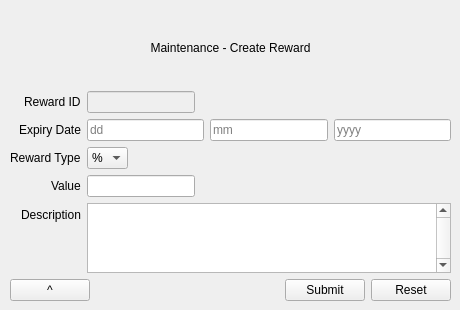
<?xml version="1.0" encoding="UTF-8"?>
<ui version="4.0">
 <class>RewardCreate</class>
 <widget class="QWidget" name="RewardCreate">
  <property name="geometry">
   <rect>
    <x>0</x>
    <y>0</y>
    <width>460</width>
    <height>310</height>
   </rect>
  </property>
  <property name="sizePolicy">
   <sizepolicy hsizetype="Preferred" vsizetype="Preferred">
    <horstretch>0</horstretch>
    <verstretch>0</verstretch>
   </sizepolicy>
  </property>
  <property name="windowTitle">
   <string>Stayiesta - Create Reward</string>
  </property>
  <widget class="QWidget" name="verticalLayoutWidget">
   <property name="geometry">
    <rect>
     <x>10</x>
     <y>10</y>
     <width>441</width>
     <height>291</height>
    </rect>
   </property>
   <layout class="QVBoxLayout" name="verticalLayout">
    <item>
     <widget class="QLabel" name="label_2">
      <property name="autoFillBackground">
       <bool>false</bool>
      </property>
      <property name="text">
       <string>Maintenance - Create Reward</string>
      </property>
      <property name="alignment">
       <set>Qt::AlignCenter</set>
      </property>
      <property name="margin">
       <number>-2</number>
      </property>
     </widget>
    </item>
    <item>
     <layout class="QFormLayout" name="formLayout">
      <property name="fieldGrowthPolicy">
       <enum>QFormLayout::ExpandingFieldsGrow</enum>
      </property>
      <property name="labelAlignment">
       <set>Qt::AlignRight|Qt::AlignTrailing|Qt::AlignVCenter</set>
      </property>
      <item row="1" column="0">
       <widget class="QLabel" name="label">
        <property name="text">
         <string>Reward ID</string>
        </property>
       </widget>
      </item>
      <item row="1" column="1">
       <widget class="QLineEdit" name="lineID">
        <property name="enabled">
         <bool>false</bool>
        </property>
        <property name="sizePolicy">
         <sizepolicy hsizetype="Fixed" vsizetype="Fixed">
          <horstretch>0</horstretch>
          <verstretch>0</verstretch>
         </sizepolicy>
        </property>
       </widget>
      </item>
      <item row="2" column="0">
       <widget class="QLabel" name="label_3">
        <property name="text">
         <string>Expiry Date</string>
        </property>
       </widget>
      </item>
      <item row="3" column="0">
       <widget class="QLabel" name="label_6">
        <property name="text">
         <string>Reward Type</string>
        </property>
       </widget>
      </item>
      <item row="3" column="1">
       <widget class="QComboBox" name="rewardType">
        <item>
         <property name="text">
          <string>%</string>
         </property>
        </item>
        <item>
         <property name="text">
          <string>$</string>
         </property>
        </item>
       </widget>
      </item>
      <item row="4" column="0">
       <widget class="QLabel" name="label_8">
        <property name="text">
         <string>Value</string>
        </property>
       </widget>
      </item>
      <item row="4" column="1">
       <widget class="QLineEdit" name="lineValue">
        <property name="enabled">
         <bool>true</bool>
        </property>
        <property name="sizePolicy">
         <sizepolicy hsizetype="Fixed" vsizetype="Fixed">
          <horstretch>0</horstretch>
          <verstretch>0</verstretch>
         </sizepolicy>
        </property>
       </widget>
      </item>
      <item row="5" column="0">
       <widget class="QLabel" name="label_7">
        <property name="text">
         <string>Description</string>
        </property>
       </widget>
      </item>
      <item row="5" column="1">
       <widget class="QTextEdit" name="textEdit">
        <property name="sizePolicy">
         <sizepolicy hsizetype="MinimumExpanding" vsizetype="Minimum">
          <horstretch>0</horstretch>
          <verstretch>0</verstretch>
         </sizepolicy>
        </property>
        <property name="minimumSize">
         <size>
          <width>0</width>
          <height>41</height>
         </size>
        </property>
        <property name="verticalScrollBarPolicy">
         <enum>Qt::ScrollBarAlwaysOn</enum>
        </property>
        <property name="horizontalScrollBarPolicy">
         <enum>Qt::ScrollBarAlwaysOff</enum>
        </property>
        <property name="sizeAdjustPolicy">
         <enum>QAbstractScrollArea::AdjustToContents</enum>
        </property>
       </widget>
      </item>
      <item row="2" column="1">
       <layout class="QHBoxLayout" name="horizontalLayout_2">
        <item>
         <widget class="QLineEdit" name="lineDay">
          <property name="placeholderText">
           <string>dd</string>
          </property>
         </widget>
        </item>
        <item>
         <widget class="QLineEdit" name="lineMonth">
          <property name="placeholderText">
           <string>mm</string>
          </property>
         </widget>
        </item>
        <item>
         <widget class="QLineEdit" name="lineYear">
          <property name="placeholderText">
           <string>yyyy</string>
          </property>
         </widget>
        </item>
       </layout>
      </item>
     </layout>
    </item>
    <item>
     <layout class="QHBoxLayout" name="horizontalLayout">
      <property name="sizeConstraint">
       <enum>QLayout::SetDefaultConstraint</enum>
      </property>
      <item>
       <widget class="QPushButton" name="buttonHome">
        <property name="text">
         <string>^</string>
        </property>
       </widget>
      </item>
      <item>
       <spacer name="horizontalSpacer">
        <property name="orientation">
         <enum>Qt::Horizontal</enum>
        </property>
        <property name="sizeHint" stdset="0">
         <size>
          <width>40</width>
          <height>20</height>
         </size>
        </property>
       </spacer>
      </item>
      <item>
       <widget class="QPushButton" name="buttonSubmt">
        <property name="text">
         <string>Submit</string>
        </property>
       </widget>
      </item>
      <item>
       <widget class="QPushButton" name="buttonReset">
        <property name="text">
         <string>Reset</string>
        </property>
       </widget>
      </item>
     </layout>
    </item>
   </layout>
  </widget>
 </widget>
 <resources/>
 <connections>
  <connection>
   <sender>buttonReset</sender>
   <signal>clicked()</signal>
   <receiver>textEdit</receiver>
   <slot>clear()</slot>
   <hints>
    <hint type="sourcelabel">
     <x>409</x>
     <y>298</y>
    </hint>
    <hint type="destinationlabel">
     <x>388</x>
     <y>225</y>
    </hint>
   </hints>
  </connection>
  <connection>
   <sender>buttonReset</sender>
   <signal>clicked()</signal>
   <receiver>lineValue</receiver>
   <slot>clear()</slot>
   <hints>
    <hint type="sourcelabel">
     <x>414</x>
     <y>296</y>
    </hint>
    <hint type="destinationlabel">
     <x>388</x>
     <y>160</y>
    </hint>
   </hints>
  </connection>
  <connection>
   <sender>buttonReset</sender>
   <signal>clicked()</signal>
   <receiver>lineDay</receiver>
   <slot>clear()</slot>
   <hints>
    <hint type="sourcelabel">
     <x>420</x>
     <y>297</y>
    </hint>
    <hint type="destinationlabel">
     <x>178</x>
     <y>91</y>
    </hint>
   </hints>
  </connection>
  <connection>
   <sender>buttonReset</sender>
   <signal>clicked()</signal>
   <receiver>lineMonth</receiver>
   <slot>clear()</slot>
   <hints>
    <hint type="sourcelabel">
     <x>425</x>
     <y>300</y>
    </hint>
    <hint type="destinationlabel">
     <x>288</x>
     <y>94</y>
    </hint>
   </hints>
  </connection>
  <connection>
   <sender>buttonReset</sender>
   <signal>clicked()</signal>
   <receiver>lineYear</receiver>
   <slot>clear()</slot>
   <hints>
    <hint type="sourcelabel">
     <x>433</x>
     <y>290</y>
    </hint>
    <hint type="destinationlabel">
     <x>398</x>
     <y>78</y>
    </hint>
   </hints>
  </connection>
 </connections>
</ui>
